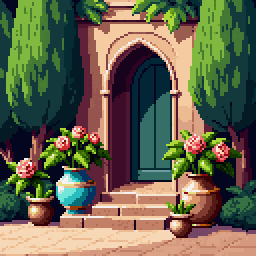
#> input picture assets/props/sky_gardens/source/garden_swatch.png, 128 x 128 px (shown 2 times larger)
$ python gen_sky_garden_decor.py
#> lines starting #> are read from the running program, lines starting #| are printed output that depends on the picture
"""Crisp native-size garden ornament, ramps from the garden PixelLab swatch.
No resized source art: silhouette, mosaic and botanical linework are drawn
at native resolution, matching Act 2's pulled-back watercolor convention.
"""
from pathlib import Path
from collections import Counter
from PIL import Image,ImageDraw
import colorsys
ROOT=Path(__file__).resolve().parents[1];OUT=ROOT/'assets/props/sky_gardens'
src=OUT/'source/garden_swatch.png'
colors=Counter(Image.open(src).convert('RGB').getdata())
#> colors = 56 items
def ramp(lo,hi):
#> called with lo = 0.07, hi = 0.18
 a=[c for c,n in colors.most_common() if lo<colorsys.rgb_to_hsv(*(v/255 for v in c))[0]<hi and colorsys.rgb_to_hsv(*(v/255 for v in c))[1]>.25]
#> a = [(245, 203, 161), (246, 216, 183), (237, 187, 146), (229, 223, 129), (188, 90, 13)]
 a=sorted(a[:100],key=lambda c:sum(c));return [a[round((len(a)-1)*t)]+(255,) for t in [0,.25,.5,.75,1]]
#> after `a = sorted(a[:100], key=lambda c: sum(c))`: a = [(188, 90, 13), (237, 187, 146), (229, 223, 129), (245, 203, 161), (246, 216, 183)]
gold=ramp(.07,.18);teal=ramp(.42,.65);rose=ramp(.0,.07)
#> after `gold = ramp(0.07, 0.18)`: gold = [(188, 90, 13, 255), (237, 187, 146, 255), (229, 223, 129, 255), (245, 203, 161, 255), (246, 216, 183, 255)]
#> after `teal = ramp(0.42, 0.65)`: teal = [(1, 2, 3, 255), (3, 38, 54, 255), (21, 65, 60, 255), (54, 111, 103, 255), (112, 231, 217, 255)]
#> after `rose = ramp(0.0, 0.07)`: rose = [(86, 26, 22, 255), (128, 59, 49, 255), (155, 92, 80, 255), (218, 148, 103, 255), (219, 162, 133, 255)]
im=Image.new('RGBA',(192,96));d=ImageDraw.Draw(im)
#> after `im = Image.new('RGBA', (192, 96))`: im: PIL image 192x96 RGBA; every value is 0
# Pavilion, recessed empty arch so the sky remains visible.
for inset in range(5):
 d.line([(8+inset,88),(8+inset,36),(24,16+inset),(32,8+inset),(40,16+inset),(56-inset,36),(56-inset,88)],fill=gold[min(inset,4)],width=1)
for x in (8,52):
 d.rectangle((x,38,x+4,87),fill=gold[2]);d.line((x,38,x,87),fill=gold[4])
 for y in range(40,84,8):d.rectangle((x+1,y,x+3,y+3),fill=teal[2])
d.rectangle((4,88,60,91),fill=gold[2]);d.line((4,88,60,88),fill=gold[4])
# A cypress with layered one-pixel edges; subdued at runtime in background.
for y in range(12,88):
 half=min(13,int((y-12)*.22));x=84
 d.line((x-half,y,x+half,y),fill=teal[1 if y%3 else 2])
 d.point((x-half,y),fill=teal[3])
d.rectangle((82,86,85,95),fill=gold[1])
# Planters with small blossoms. Sprites are non-solid foreground details.
for k in range(3):
 x=104+k*24
 d.polygon([(x,81),(x+13,81),(x+11,93),(x+2,93)],fill=teal[2])
 d.line((x,81,x+13,81),fill=gold[4],width=2)
 d.line((x+2,84,x+3,90),fill=teal[4]);d.line((x+11,83,x+10,91),fill=teal[0])
 d.line((x+4,85,x+9,85),fill=gold[2]);d.point((x+6,88),fill=gold[3])
 for j in range(3):
  xx=x+3+j*4;yy=72+(j+k)%3*3
  d.line((xx,yy,xx,80),fill=teal[1]);d.rectangle((xx-1,yy-1,xx+1,yy+1),fill=rose[3]);d.point((xx,yy),fill=gold[4])
# Tasseled checkpoint pennant, same palette as the rideable rug.
d.line((176,66,176,94),fill=gold[3]);d.polygon([(177,67),(189,67),(185,72),(189,76),(177,76)],fill=teal[2]);d.line((178,68,186,68),fill=gold[4]);d.point((181,71),fill=gold[4]);d.line((175,94,179,94),fill=gold[1])
im.save(OUT/'ornaments.png')
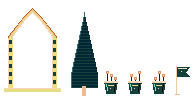
#> saved as ornaments.png: PIL image 192x96 RGBA; mean R, G, B, A 15.6, 18, 14.5, 40.9; transparent parts drawn white
(OUT/'README.md').write_text('Native pixel geometry generated by tools/gen_sky_garden_decor.py. Palette source: PixelLab garden swatch source/garden_swatch.png (job 284d2c18-e630-4b09-9116-8f7620fae864, seed 47). The source supplies color ramps only; native shapes are procedural, never downsampled. Decorative arches, cypress and pots have no collision.\n')
